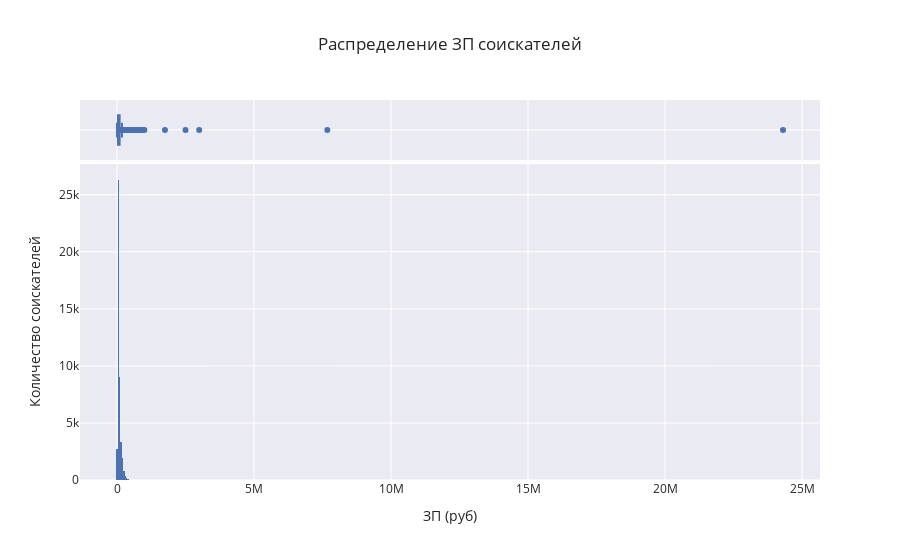

Write notebook code for a chart like this one.
### Code cell
fig = px.histogram(
    data,
    x = 'ЗП (руб)',
    title = 'Распределение ЗП соискателей',
    marginal = 'box',
    template = 'seaborn',
    #width=500,
    nbins = 1000
)
fig.update_layout(yaxis_title = 'Количество соискателей')

fig.show()

### Figure 1 — Plotly figure (JSON) as saved in the notebook; plotly's stock layout.template omitted (floating-point values rounded to 4 significant figures; data arrays with more than 128 entries replaced by an {"elided": "..."} marker saying what was removed)
{"data": [{"alignmentgroup": "True", "bingroup": "x", "hovertemplate": "ЗП (руб)=%{x}<br>count=%{y}<extra></extra>", "legendgroup": "", "marker": {"color": "rgb(76,114,176)", "pattern": {"shape": ""}}, "name": "", "nbinsx": 1000, "offsetgroup": "", "orientation": "v", "showlegend": false, "type": "histogram", "x": {"elided": "44744 float values"}, "xaxis": "x", "yaxis": "y"}, {"alignmentgroup": "True", "hovertemplate": "ЗП (руб)=%{x}<extra></extra>", "legendgroup": "", "marker": {"color": "rgb(76,114,176)"}, "name": "", "notched": true, "offsetgroup": "", "showlegend": false, "type": "box", "x": {"elided": "44744 float values"}, "xaxis": "x2", "yaxis": "y2"}], "layout": {"barmode": "relative", "legend": {"tracegroupgap": 0}, "title": {"text": "Распределение ЗП соискателей"}, "xaxis": {"anchor": "y", "domain": [0, 1], "title": {"text": "ЗП (руб)"}}, "xaxis2": {"anchor": "y2", "domain": [0, 1], "matches": "x", "showticklabels": false}, "yaxis": {"anchor": "x", "domain": [0, 0.8316], "title": {"text": "Количество соискателей"}}, "yaxis2": {"anchor": "x2", "domain": [0.8416, 1], "matches": "y2", "showline": false, "showticklabels": false, "ticks": ""}}}
